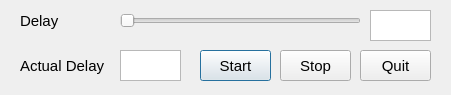
<?xml version="1.0" encoding="UTF-8"?>
<ui version="4.0">
 <class>DAFGen</class>
 <widget class="QDialog" name="DAFGen">
  <property name="geometry">
   <rect>
    <x>0</x>
    <y>0</y>
    <width>451</width>
    <height>95</height>
   </rect>
  </property>
  <property name="minimumSize">
   <size>
    <width>451</width>
    <height>95</height>
   </size>
  </property>
  <property name="maximumSize">
   <size>
    <width>451</width>
    <height>95</height>
   </size>
  </property>
  <property name="font">
   <font>
    <pointsize>11</pointsize>
   </font>
  </property>
  <property name="windowTitle">
   <string>DAF Gen</string>
  </property>
  <widget class="QLabel" name="delayLabel">
   <property name="geometry">
    <rect>
     <x>20</x>
     <y>10</y>
     <width>61</width>
     <height>21</height>
    </rect>
   </property>
   <property name="font">
    <font>
     <pointsize>11</pointsize>
    </font>
   </property>
   <property name="text">
    <string>Delay</string>
   </property>
  </widget>
  <widget class="QLabel" name="actualDelayLabel">
   <property name="geometry">
    <rect>
     <x>20</x>
     <y>50</y>
     <width>91</width>
     <height>31</height>
    </rect>
   </property>
   <property name="font">
    <font>
     <pointsize>11</pointsize>
    </font>
   </property>
   <property name="text">
    <string>Actual Delay</string>
   </property>
  </widget>
  <widget class="QPushButton" name="startButton">
   <property name="geometry">
    <rect>
     <x>200</x>
     <y>50</y>
     <width>71</width>
     <height>31</height>
    </rect>
   </property>
   <property name="text">
    <string>Start</string>
   </property>
  </widget>
  <widget class="QPushButton" name="stopButton">
   <property name="geometry">
    <rect>
     <x>280</x>
     <y>50</y>
     <width>71</width>
     <height>31</height>
    </rect>
   </property>
   <property name="text">
    <string>Stop</string>
   </property>
  </widget>
  <widget class="QPushButton" name="quitButton">
   <property name="geometry">
    <rect>
     <x>360</x>
     <y>50</y>
     <width>71</width>
     <height>31</height>
    </rect>
   </property>
   <property name="text">
    <string>Quit</string>
   </property>
  </widget>
  <widget class="QSlider" name="delaySlider">
   <property name="geometry">
    <rect>
     <x>120</x>
     <y>10</y>
     <width>241</width>
     <height>21</height>
    </rect>
   </property>
   <property name="minimum">
    <number>50</number>
   </property>
   <property name="maximum">
    <number>200</number>
   </property>
   <property name="orientation">
    <enum>Qt::Horizontal</enum>
   </property>
  </widget>
  <widget class="QPlainTextEdit" name="delayEdit">
   <property name="geometry">
    <rect>
     <x>370</x>
     <y>10</y>
     <width>61</width>
     <height>31</height>
    </rect>
   </property>
   <property name="verticalScrollBarPolicy">
    <enum>Qt::ScrollBarAlwaysOff</enum>
   </property>
   <property name="readOnly">
    <bool>true</bool>
   </property>
  </widget>
  <widget class="QPlainTextEdit" name="actualDelayEdit">
   <property name="geometry">
    <rect>
     <x>120</x>
     <y>50</y>
     <width>61</width>
     <height>31</height>
    </rect>
   </property>
   <property name="verticalScrollBarPolicy">
    <enum>Qt::ScrollBarAlwaysOff</enum>
   </property>
   <property name="readOnly">
    <bool>true</bool>
   </property>
  </widget>
 </widget>
 <resources/>
 <connections/>
</ui>
